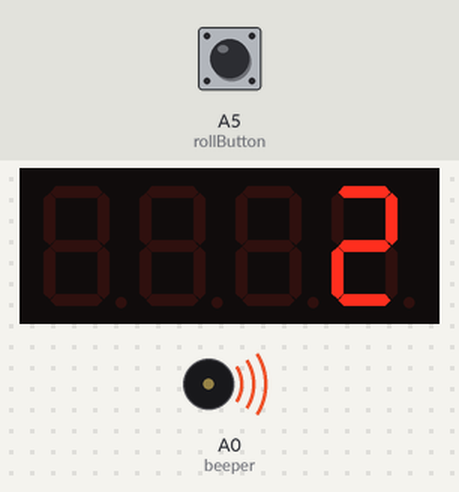
Recording of a sketch running on a simulated Arduino Uno, built with avr-gcc and run on an emulated ATmega328P. On the bench: 4-digit seven-segment display, buzzer (waves = sounding, pin HIGH). Wiring (inferred from the names in the program): 4-digit 7-segment display, segments lit when LOW: segments pin 12, pin 11, pin 10, pin 9, pin 8, pin 7, pin 6; digit selects pin 2, pin 3, pin 4, pin 5. Inputs (shaded band) come from the test bench; at power-on: A5 (rollButton) HIGH. Random numbers use the default seed unless the sketch sets one; the segment pins are drawn as the display they are named for; pins used as bus, display or sensor lines are not drawn.

Above: at 1.1 s.
1.3 s: A5 (rollButton) pulled LOW for 0.2 s
At 2.0 s:
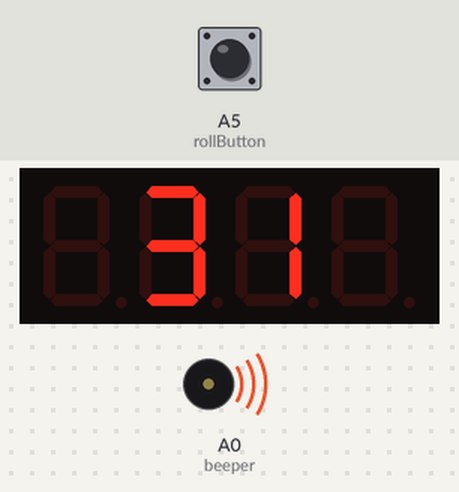
4.5 s: A5 (rollButton) pulled LOW for 1 s
At 4.92 s:
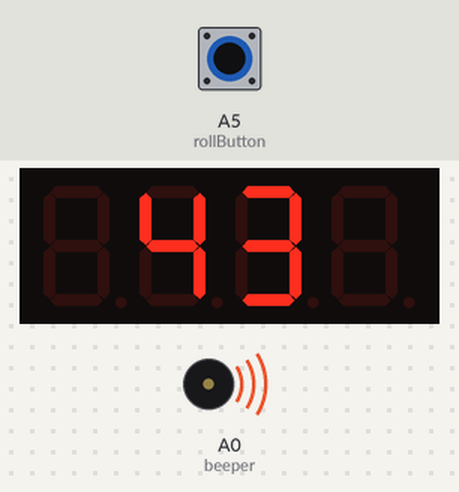
7.0 s: A5 (rollButton) pulled LOW for 0.2 s
At 8.54 s:
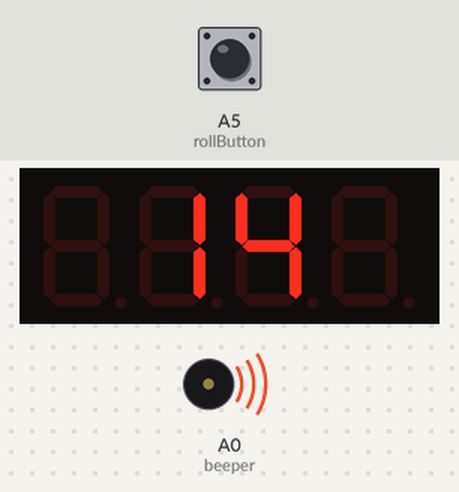
10.0 s: A5 (rollButton) pulled LOW for 1 s
At 10.63 s:
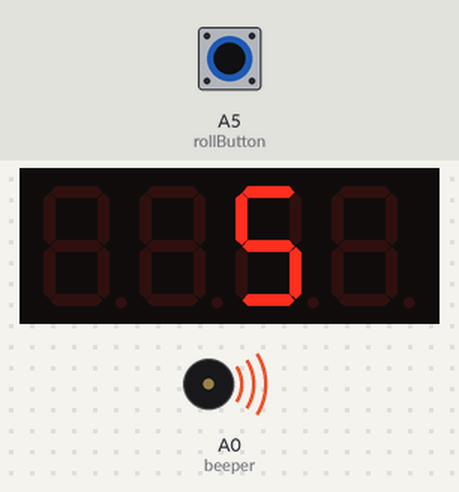
Timing chart, 0 to 15.0 s (numbered marks = the images above; inputs shaded):
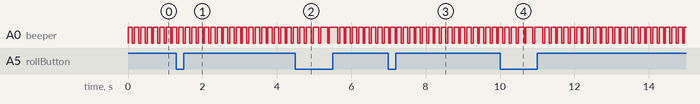

The sketch:

09_RollSpecialEffects.ino
```cpp
// Roll with special effects! YES!
// Hari Wiguna, 2019

#include <TimerOne.h>

//== Input Pins ==
byte rollButton = A5;
byte upButton = A4;
byte downButton = A3;

//== Four-digit 7-Segment Display ==
byte digit0 = 2;
byte digit1 = 3;
byte digit2 = 4;
byte digit3 = 5;
byte segmentA = 12;
byte segmentB = 11;
byte segmentC = 10;
byte segmentD = 9;
byte segmentE = 8;
byte segmentF = 7;
byte segmentG = 6;

byte digitMap[] = {digit0, digit1, digit2, digit3};
byte segmentMap[] = {segmentA, segmentB, segmentC, segmentD, segmentE, segmentF, segmentG};

byte charMap[] = {
  B00000000, // (all off)
  B01100000, // 1
  B11011010, // 2
  B11110010, // 3
  B01100110, // 4
  B10110110, // 5
  B10111110, // 6
  B11100000, // 7
  B11111110, // 8
  B11110110, // 9
};

byte beeper = A0;

//volatile unsigned long curValue = 0;
volatile String curValueStr = "0000";
volatile byte curDigitIndex = 0;

//-- Roll slowdown effect variables --
unsigned long startingSpeed = 30;
unsigned long startingDeceleration = 1;
unsigned long actionDelay = 0;
unsigned long decelerationRate = 0;
bool goingUp;

void SetupInputs() {
  pinMode(rollButton, INPUT_PULLUP);
  pinMode(upButton, INPUT_PULLUP);
  pinMode(downButton, INPUT_PULLUP);
}

void SetupOutputs() {
  //== Setup 7-segment display ==
  pinMode(digit0, OUTPUT);   digitalWrite(digit0, LOW);
  pinMode(digit1, OUTPUT);   digitalWrite(digit1, LOW);
  pinMode(digit2, OUTPUT);   digitalWrite(digit2, LOW);
  pinMode(digit3, OUTPUT);   digitalWrite(digit3, LOW);
  pinMode(segmentA, OUTPUT);
  pinMode(segmentB, OUTPUT);
  pinMode(segmentC, OUTPUT);
  pinMode(segmentD, OUTPUT);
  pinMode(segmentE, OUTPUT);
  pinMode(segmentF, OUTPUT);
  pinMode(segmentG, OUTPUT);

  pinMode(beeper, OUTPUT);   digitalWrite(beeper, HIGH);
}

void DrawDigit(byte value) {
  for (byte bitIndex = 0; bitIndex < 7; bitIndex++) { // Note that we only use bits 0-6, NOT 0-7
    digitalWrite( segmentMap[bitIndex], !bitRead(charMap[value], 7 - bitIndex) );
  }
}

void RefreshDigit() {
  // Note that curDigitIndex zero is rightmost on the display (least significant digit)
  digitalWrite(digitMap[curDigitIndex], LOW); // Turn off previous digit

  curDigitIndex++ ;// What's the next digit?
  if (curDigitIndex > 3) curDigitIndex = 0; // Cycle back to zero if we're about to go beyond the four digits of our display

  int digitValue = curValueStr.charAt( curValueStr.length() - 1 - curDigitIndex) - '0'; // What's the value of digit at position curDigitIndex?
  DrawDigit(digitValue); // Draw value at curDigitIndex

  digitalWrite(digitMap[curDigitIndex], HIGH); // Turn ON current digit
}


void setup() {
  SetupInputs();
  SetupOutputs();

  //-- Setup Timer --
  Timer1.initialize(4000); // in microseconds
  Timer1.attachInterrupt(RefreshDigit);
}

void AnimateDiceRoll(byte value) {

  for (byte i = 0; i < 4; i++) {
    String digits = "0000"; // Remember, zeroes are displayed as blanks
    int index = (goingUp) ? 3 - i : i;
    byte value = random(1, 7); // Pick a new number
    digits[index] = '0' + value;
    noInterrupts();
    curValueStr = digits;
    interrupts();

    delay(actionDelay);
  }
  goingUp = !goingUp;

  //-- Sound effect --
  digitalWrite(beeper, LOW); // beep
  delay(50);
  digitalWrite(beeper, HIGH); // Be quiet
}

void loop() {
  if (digitalRead(rollButton) == HIGH) {
    actionDelay = startingSpeed;
    while (actionDelay < 150) {
      if (digitalRead(rollButton) == HIGH) {
        actionDelay = startingSpeed;
        decelerationRate = startingDeceleration;
      }
      byte curValue = random(1, 7); // Pick a new number
      AnimateDiceRoll(curValue);
      actionDelay += decelerationRate;  // keep increasing actionDelay
      decelerationRate += 2;
    }
    digitalWrite(beeper, HIGH); // Be quiet
  }
}
```
